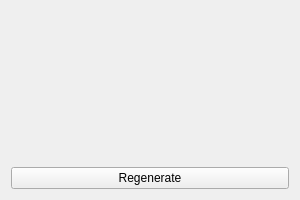
<?xml version="1.0" encoding="UTF-8"?>
<ui version="4.0">
 <class>t4</class>
 <widget class="QWidget" name="t4">
  <property name="geometry">
   <rect>
    <x>0</x>
    <y>0</y>
    <width>300</width>
    <height>200</height>
   </rect>
  </property>
  <property name="windowTitle">
   <string>task_4</string>
  </property>
  <layout class="QVBoxLayout" name="verticalLayout">
   <item>
    <widget class="QLabel" name="label">
     <property name="text">
      <string/>
     </property>
     <property name="alignment">
      <set>Qt::AlignLeading|Qt::AlignLeft|Qt::AlignVCenter</set>
     </property>
     <property name="buddy">
      <cstring>pushButton</cstring>
     </property>
    </widget>
   </item>
   <item>
    <widget class="QPushButton" name="pushButton">
     <property name="text">
      <string>Regenerate</string>
     </property>
    </widget>
   </item>
  </layout>
 </widget>
 <resources/>
 <connections/>
</ui>
